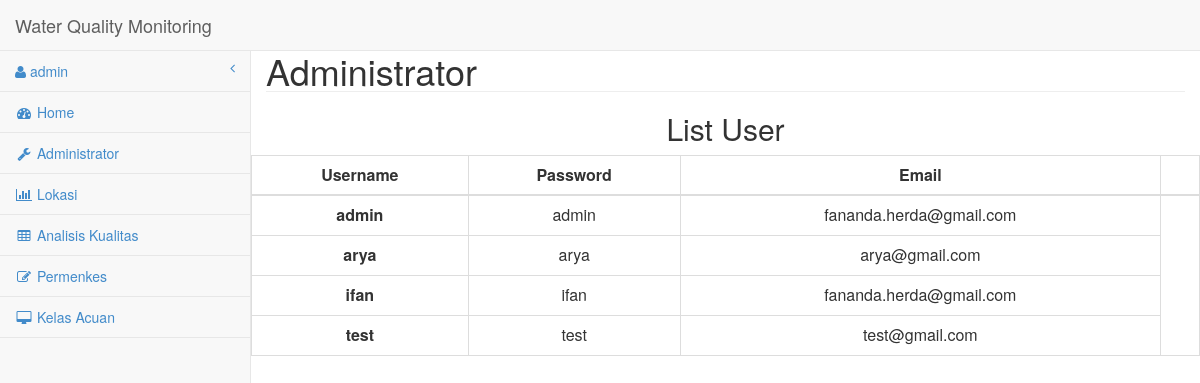
The page /user.php (signed in) on the database its author committed.
### tables this page shows
CREATE TABLE IF NOT EXISTS `user` (
  `username` varchar(30) NOT NULL,
  `password` varchar(30) NOT NULL,
  `email` varchar(50) DEFAULT NULL,
  `status` varchar(50) DEFAULT NULL
);

### user.php (the view, shortened to what this page needs)
<html xmlns="http://www.w3.org/1999/xhtml" >
<!DOCTYPE html>
<html lang="en">
<head>
    <link href="css/bootstrap.min.css" rel="stylesheet">
    <link href="css/sb-admin-2.css" rel="stylesheet">
    <link href="css/plugins/morris.css" rel="stylesheet">
    <link href="font-awesome/css/font-awesome.min.css" rel="stylesheet" type="text/css">
</head>
<body>
    <div id="wrapper">
        <nav class="navbar navbar-default navbar-static-top" role="navigation" style="margin-bottom: 0">
            <div class="navbar-header">
                <a class="navbar-brand" href="home.php">Water Quality Monitoring</a>
            </div>
           <div class="navbar-default sidebar" role="navigation">
                <div class="sidebar-nav navbar-collapse">
                    <ul class="nav" id="side-menu">
                    <li class="dropdown">
                        <a href="#" class="dropdown-toggle" data-toggle="dropdown"><i class="fa fa-user"></i> <?php echo $_SESSION["user"]; ?> <span class="fa arrow"></span></a>
                    </li>
                    <li >
                        <a href="home.php"><i class="fa fa-fw fa-dashboard"></i> Home</a>
                    </li>
					<li   class="active">
                        <?php if($_SESSION["access"]=="Admin"){ ?> <a href="user.php"><i class="fa fa-fw fa-wrench"></i> Administrator</a><?php }?>
                    </li>
                    <li>
                        <a href="lokasi.php"><i class="fa fa-fw fa-bar-chart-o"></i> Lokasi</a>
                    </li>
                    <li>
                        <a href="analisis_kualitas.php"><i class="fa fa-fw fa-table"></i> Analisis Kualitas</a>
                    </li>
                    <li>
                        <a href="permenkes.php"><i class="fa fa-fw fa-edit"></i> Permenkes</a>
                    </li>
                    <li>
                        <a href="kelasacuan.php"><i class="fa fa-fw fa-desktop"></i> Kelas Acuan</a>
                    </li>
                </ul>
            </div>
        </div>
        </nav>
        <div id="page-wrapper" style="padding:0">
            <div class="container-fluid">
                <div class="row">
                    <div class="col-lg-12">
                        <h1 class="page-header" style="margin:0; padding:0">
                            Administrator
                        </h1>
                    </div>
                </div>
                <div class="row">
                    <div class="col-lg-12" style="margin:0; padding:0">
                        <center><h2>List User</h2>
                        <div class="table-responsive" style="margin:0; padding:0">
                            <table class="table table-bordered table-hover" style="margin:0; padding:0">
                                <thead>
                                    <tr>
                                        <th><center>Username</th>
										<th><center>Password</th>
                                        <th><center>Email</th>
                                        <th><center></th>
                                    </tr>
                                </thead>
								<tbody>
									<?php
										$result = mysql_query("SELECT * FROM user ORDER BY username ASC");
										while ($row = mysql_fetch_assoc($result)) {
											$id = $row['username'];
											$nama = $row['password'];
											$isi = $row['email'];
											echo "<tr><td><center><b>"."$id"."  </td>";
											echo "<td><center>"."$nama"."</td>";
											echo "<td><center>"."$isi"."</td></tr>";
										}
									?>
								</tbody>
                            </table>
                        </div>
                </div>
                </div>
            </div>
        </div>
    </div>
</body>
</html>

### css/sb-admin-2.css (style rules this page uses)
body { background-color: #f8f8f8; }
#wrapper { width: 100%; }
#page-wrapper { padding: 0 15px; min-height: 568px; background-color: #fff; }
@media (min-width:768px) { #page-wrapper { position: inherit; margin: 0 0 0 250px; padding: 0 30px; border-left: 1px solid #e7e7e7; } }
.sidebar .sidebar-nav.navbar-collapse { padding-right: 0; padding-left: 0; }
.sidebar ul li { border-bottom: 1px solid #e7e7e7; }
.sidebar .arrow { float: right; }
.sidebar .fa.arrow:before { content: "\f104"; }
@media (min-width:768px) { .sidebar { z-index: 1; position: absolute; width: 250px; margin-top: 51px; } }

### rows shown on the page
user: username "admin", password "admin", email "fananda.herda@gmail.com"
user: username "arya", password "arya", email "arya@gmail.com"
user: username "ifan", password "ifan", email "fananda.herda@gmail.com"
user: username "test", password "test", email "test@gmail.com"

### other values the page prints
$_SESSION["user"] "admin"
